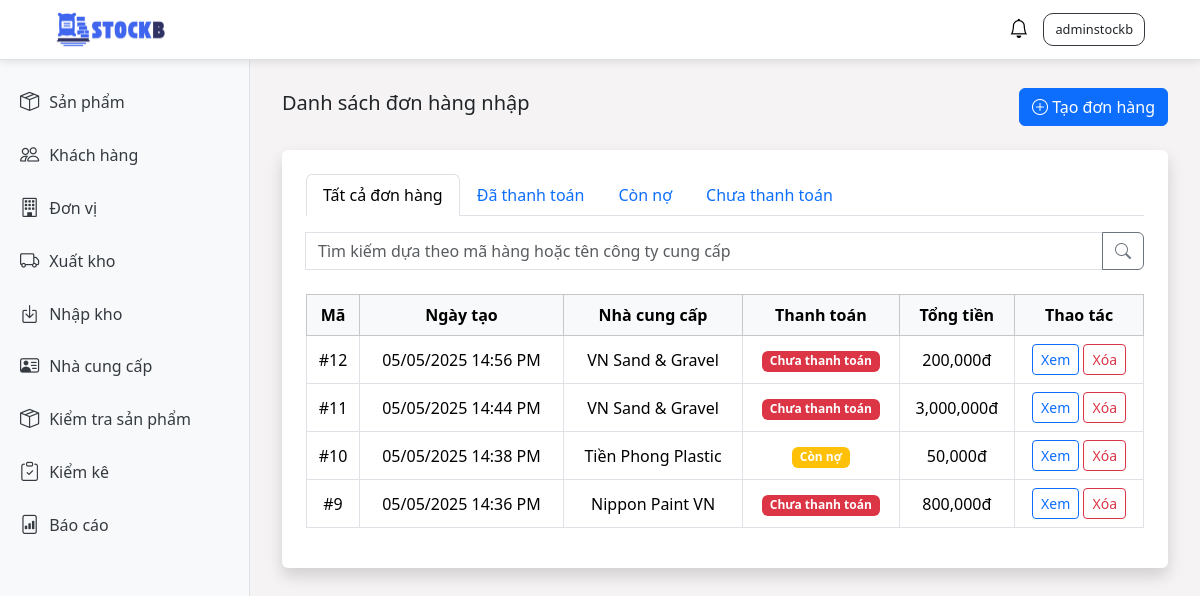
Page /stock-in/ (signed in) on the committed database.
### stockb/models.py (models this page shows, shortened)
class StockIn(models.Model):
    PAYMENT_STATUS_CHOICES = [
        ('UNPAID', 'Chưa thanh toán'),
        ('PAID', 'Đã thanh toán'),
        ('PARTIALLY_PAID', 'Còn nợ'),
    ]
    import_date = models.DateTimeField()
    amount_paid = models.DecimalField(max_digits=20, decimal_places=0, default=0)
    payment_status = models.CharField(
        max_length=20,
        choices=PAYMENT_STATUS_CHOICES,
        default='UNPAID'
    )
    notes = models.TextField(blank=True)
    employee = models.ForeignKey(User, on_delete=models.CASCADE)
    supplier = models.ForeignKey(Supplier, on_delete=models.CASCADE)
    created_at = models.DateTimeField(auto_now_add=True)
    updated_at = models.DateTimeField(auto_now=True)

class Supplier(models.Model):
    supplier_name = models.CharField(max_length=100)
    company_name = models.CharField(max_length=100)
    tax_code = models.CharField(max_length=50)
    address = models.TextField()
    phone = models.CharField(max_length=20)
    email = models.EmailField()
    notes = models.TextField(blank=True, null=True)
    created_at = models.DateTimeField(auto_now_add=True)
    updated_at = models.DateTimeField(auto_now=True)

### stockb/views/stock_in_views.py (the view)
# urls.py: path('stock-in/', stock_in_views.stock_in, name='stock_in'),
@login_required
def stock_in(request):
    stock_ins = StockIn.objects.all().order_by('-import_date')
    stock_in_list = []
    filter_type = request.GET.get('filter', 'all')
    search_text = request.GET.get('search', '')
    if filter_type == 'partially_paid':
        stock_ins = stock_ins.filter(payment_status='PARTIALLY_PAID')
    elif filter_type == 'paid':
        stock_ins = stock_ins.filter(payment_status='PAID')
    elif filter_type == 'unpaid':
        stock_ins = stock_ins.filter(payment_status='UNPAID')
    if search_text:
        search_text_ch = unidecode(search_text).lower()
        stock_ins = stock_ins.filter(
            Q(id__icontains=search_text_ch) |
            Q(supplier__company_name__icontains=search_text_ch)
        ).distinct()
    for stock_in in stock_ins:
        total_amount = StockInDetail.objects.filter(import_record=stock_in).aggregate(
            total=Sum(F('quantity') * F('product__purchase_price') * (1 - F('discount') / 100))
        )['total'] or 0
        stock_in_list.append({
            'id': stock_in.id,
            'import_date': stock_in.import_date,
            'supplier': stock_in.supplier.company_name,
            'payment_status': stock_in.payment_status,
            'total_amount': total_amount,
        })
    context = {
        "title": "Trang nhập kho",
        'filter_type': filter_type,
        "stock_in_list": stock_in_list,
    }
    return render(request, "stock_in/stock_in_list.html", context)

### stockb/context_processors.py (called while the page is built)
def notifications(request):
    return {
        'notifications': Notification.objects.all()[:50]
    }

### stockb/templates/stock_in/stock_in_list.html (shortened to what this page needs)
{% extends 'base.html' %}
{% load humanize %}
{% block content %}
    <div class="d-flex justify-content-between align-items-center mb-4">
      <h5>Danh sách đơn hàng nhập</h5>
      <a href="create" class="btn btn-primary">
          <i class="bi bi-plus-circle"></i>
          Tạo đơn hàng
      </a>
    </div>
    <div class="container bg-white p-4 rounded shadow">
        <ul class="nav nav-tabs mb-3">
          <li class="nav-item">
            <a class="nav-link  {% if filter_type == 'all' %}active{% endif %}" href="?filter=all">Tất cả đơn hàng</a>
          </li>
          <li class="nav-item">
            <a class="nav-link {% if filter_type == 'paid' %}active{% endif %}" href="?filter=paid">Đã thanh toán</a>
          </li>
          <li class="nav-item">
            <a class="nav-link {% if filter_type == 'partially_paid' %}active{% endif %}" href="?filter=partially_paid">Còn nợ</a>
          </li>
          <li class="nav-item">
            <a class="nav-link {% if filter_type == 'unpaid' %}active{% endif %}" href="?filter=unpaid">Chưa thanh toán</a>
          </li>
        </ul>
        <div class="input-group mb-4">
          <form class="d-inline-block float-end w-100" method="GET">
            <div class="input-group">
                <input type="text" name="search" class="form-control" placeholder="Tìm kiếm dựa theo mã hàng hoặc tên công ty cung cấp" value="{{ search_text }}">
                <button type="submit" class="btn btn-outline-secondary"><i class="bi bi-search"></i></button>
            </div>
          </form>
        </div>
        <div class="table-responsive">
          <table class="table table-bordered align-middle text-center">
            <thead class="table-light">
              <tr>
                <th scope="col">Mã</th>
                <th scope="col">Ngày tạo</th>
                <th scope="col">Nhà cung cấp</th>
                <th scope="col">Thanh toán</th>
                <th scope="col">Tổng tiền</th>
                <th scope="col">Thao tác</th>
              </tr>
            </thead>
            {% for item in stock_in_list %}
            <tbody>
              <tr>
                <td>#{{item.id}}</td>
                <td>{{item.import_date|date:"d/m/Y H:i A"}}</td>
                <td>{{item.supplier}}</td>
                <td>
                  {% if item.payment_status == "PAID" %}
                    <span class="badge bg-success">Đã thanh toán</span>
                  {% elif item.payment_status == "PARTIALLY_PAID" %}
                    <span class="badge bg-warning">Còn nợ</span>
                  {% else %}
                    <span class="badge bg-danger">Chưa thanh toán</span>
                  {% endif %}
                </td>
                <td>{{ item.total_amount|intcomma }}đ</td>
                <td>
                  <a href="{% url 'stock_in_update' item.id %}" class="btn btn-sm btn-outline-primary">Xem</a>
                  <form method="POST" action="{% url 'stock_in_delete' pk=item.id %}" style="display:inline;" onsubmit="return confirm('Bạn có chắc chắn muốn xóa đơn nhập này không?');">
                            <button type="submit" class="btn btn-sm btn-outline-danger">Xóa</button>
                  </form>
                </td>
              </tr>
            </tbody>
            {% endfor %}
          </table>
    </div>
  </div>
{% endblock %}

### templates/base.html (shortened to what this page needs)
<!DOCTYPE html>
<html lang="vi">
{% load static %}
<head>
    <link href="https://cdn.jsdelivr.net/npm/bootstrap@5.3.3/dist/css/bootstrap.min.css" rel="stylesheet">
    <link rel="stylesheet" href="https://cdnjs.cloudflare.com/ajax/libs/bootstrap-icons/1.11.3/font/bootstrap-icons.min.css">
    <link rel="stylesheet" href="{% static 'css/styles.css' %}">
</head>
<body>
    <div class="header">
        <div class="left-container">
            <img src="{% static 'stockb-logo.png' %}" alt="StockB Logo" />
        </div>
        <div class="d-flex align-items-center">
            <div class="dropdown">
                <button class="notification-btn" id="notificationDropdown" data-bs-toggle="dropdown" aria-expanded="false" aria-label="Thông báo">
                    <i class="bi bi-bell"></i>
                </button>
            </div>
            {% if user.is_authenticated %}
                <div class="dropdown name-user">
                    <button class="dropdown-toggle text-dark bg-transparent border-0" id="dropdownMenuButton1"
                        data-bs-toggle="dropdown" aria-expanded="false">
                        {{ user.username }}
                    </button>
                </div>
            {% else %}
                <div class="name-user">
                    <a class="bg-transparent text-dark border-0 text-decoration-none" href="{% url 'login' %}">Đăng nhập</a>
                </div>
            {% endif %}
        </div>
    </div>
    <div class="sidebar">
        <a href="#" data-bs-toggle="collapse" data-bs-target="#sanphamSubmenu" aria-expanded="false">
            <i class="bi bi-box-seam"></i>Sản phẩm
        </a>
        <a href="/customers"><i class="bi bi-people"></i> Khách hàng</a>
        <a href="/units"><i class="bi bi-building"></i> Đơn vị</a>
        <a href="/stock-out"><i class="bi bi-truck"></i> Xuất kho</a>
        <a href="/stock-in"><i class="bi bi-box-arrow-in-down"></i> Nhập kho</a>
        <a href="/supplier"><i class="bi bi-person-vcard"></i> Nhà cung cấp</a>
        <a href="#" data-bs-toggle="collapse" data-bs-target="#kiemkeSubmenu" aria-expanded="false">
            <i class="bi bi-box-seam"></i> Kiểm tra sản phẩm
        </a>
        <a href="/inventory-check"><i class="bi bi-clipboard-check"></i>Kiểm kê</a>
        <a href="/report"><i class="bi bi-file-bar-graph"></i>Báo cáo</a>
    </div>
    <div class="main-content">
        <div class="container mt-5">
            {% block content %}{% endblock %}
        </div>
    </div>
</body>
</html>

### static/css/styles.css (style rules this page uses)
.header { height: 60px; width: 100%; background-color: #ffffff; display: flex; align-items: center; justify-content: space-between; padding: 0 20px; border-bottom: 1px solid #dee2e6; position: fixed; top: 0; left: 0; z-index: 1000; box-shadow: 0 2px 8px rgba(0, 0, 0, 0.1); }
.header .left-container { display: flex; }
.header .name-user { border: #343a40 solid 1px; padding: 5px; border-radius: 10px; font-size: 80%; margin-right: 35px; font-weight: 600; }
.header img { width: 120px; height: 40px; object-fit: cover; margin-left: 30px; justify-content: center; }
.sidebar { width: 250px; background-color: #F8F9FA; padding-top: 1rem; border-right: 1px solid #dee2e6; height: calc(100vh - 60px); position: fixed; top: 60px; left: 0; }
.sidebar a { color: #343a40; text-decoration: none; display: flex; align-items: center; padding: 12px 20px; font-weight: 500; transition: 0.2s; }
.sidebar i { margin-right: 10px; font-size: 1.2rem; }
.name-user .dropdown-toggle::after { display: none; }
.main-content { margin-left: 250px; margin-top: 20px; padding: 20px; background: #F5F3F3; height: calc(100vh - 20px); overflow-y: auto; }
.notification-btn { position: relative; margin-right: 15px; background: none; border: none; padding: 0; }
.notification-btn .bi-bell { font-size: 1.2rem; }

### rows in the picture
StockIn: import_date "05/05/2025 14:56 PM"
Supplier: supplier "VN Sand & Gravel" "VN Sand & Gravel"
StockIn: import_date "05/05/2025 14:44 PM"
StockIn: import_date "05/05/2025 14:38 PM"
Supplier: supplier "Tiền Phong Plastic"
StockIn: import_date "05/05/2025 14:36 PM"
Supplier: supplier "Nippon Paint VN"

### other values in the picture
{{ user.username }} "adminstockb"
{{ item.id }} "12" "11" "10" "9"
{{ item.total_amount|intcomma }} "200,000" "3,000,000" "50,000" "800,000"
